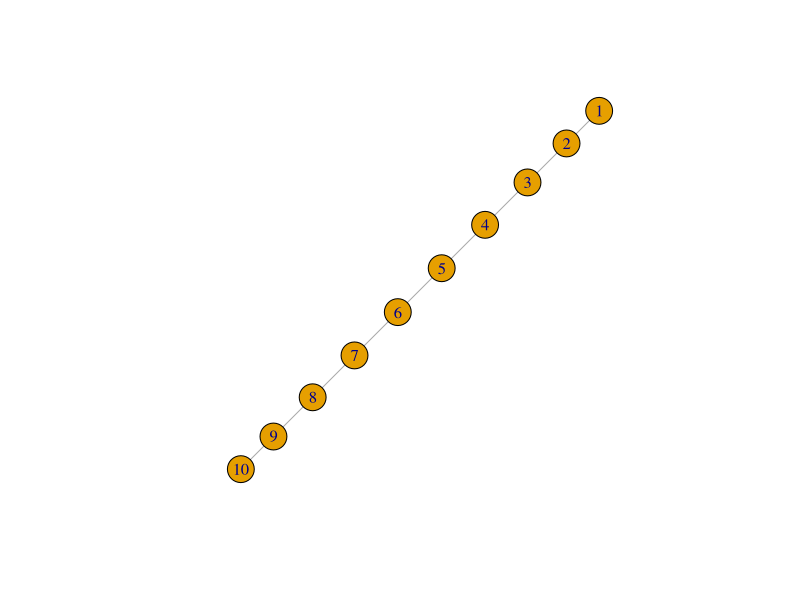
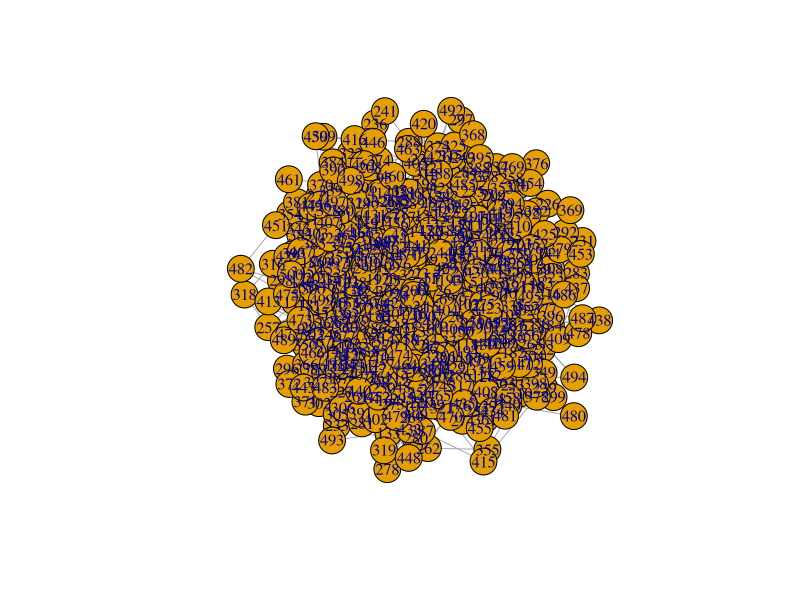
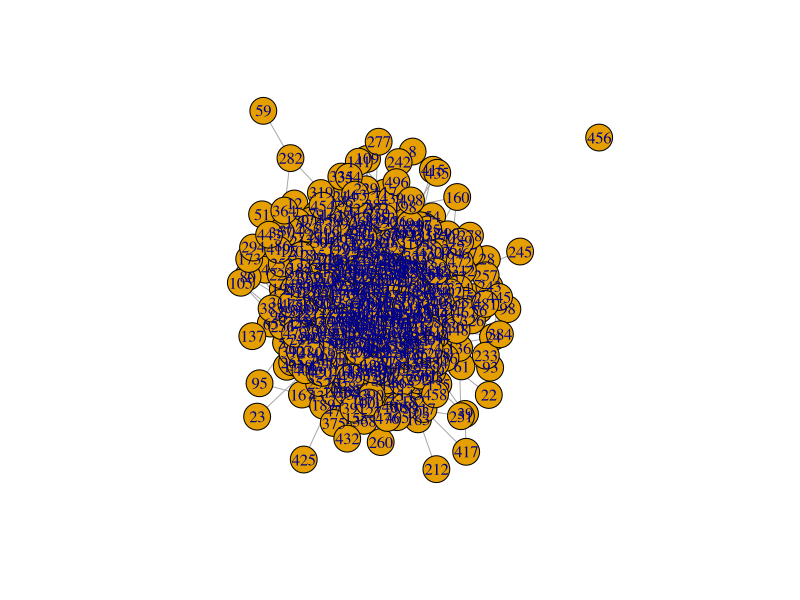
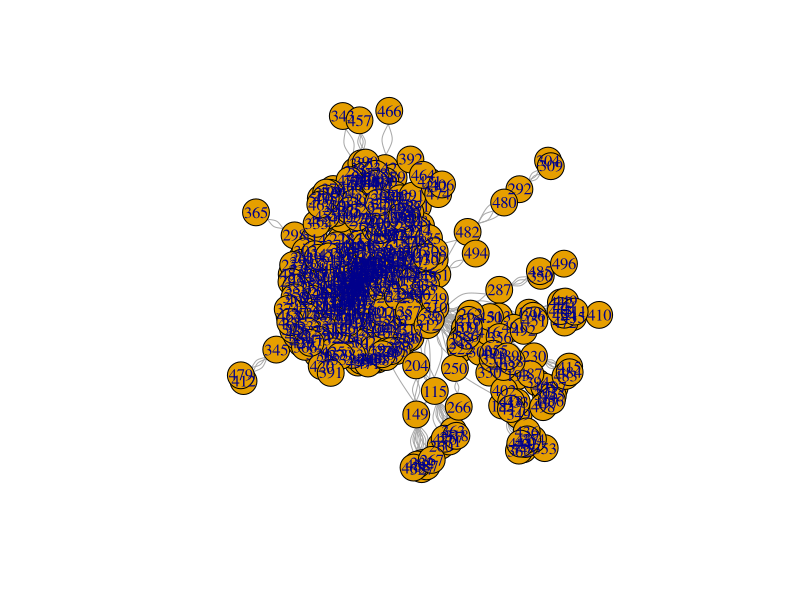
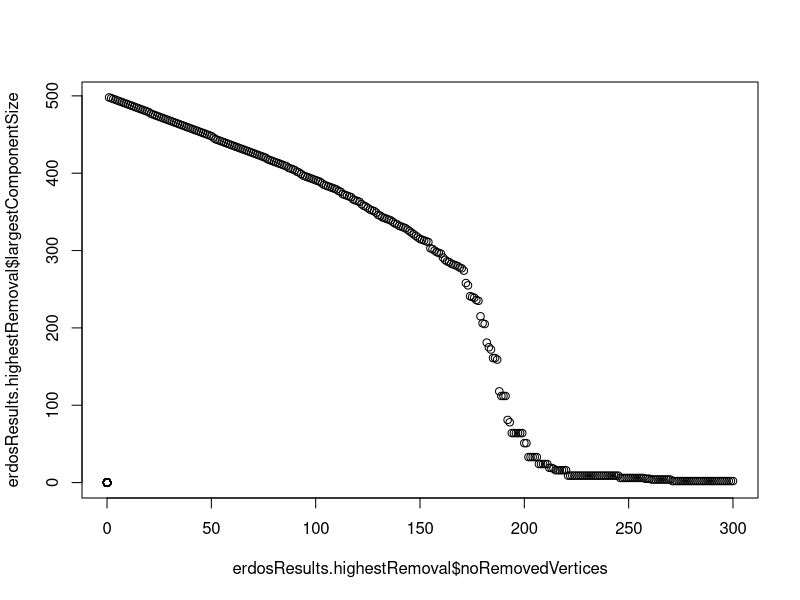
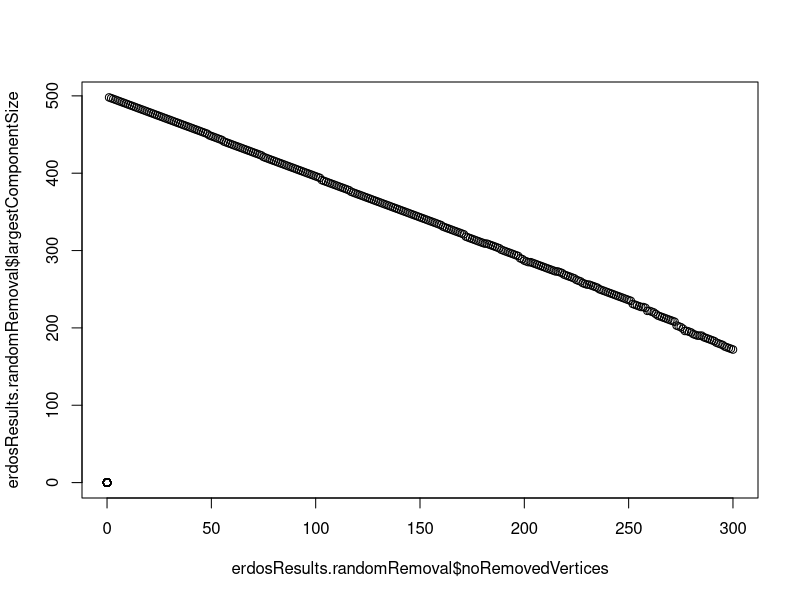
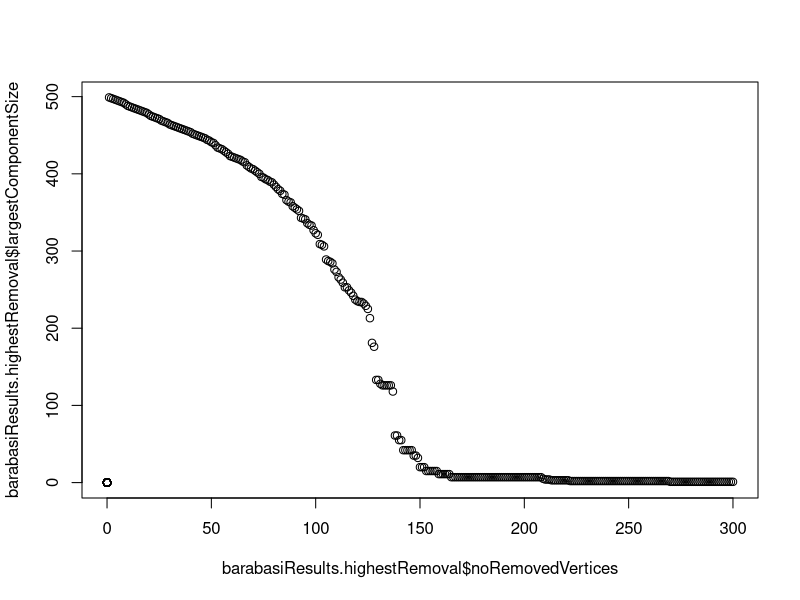
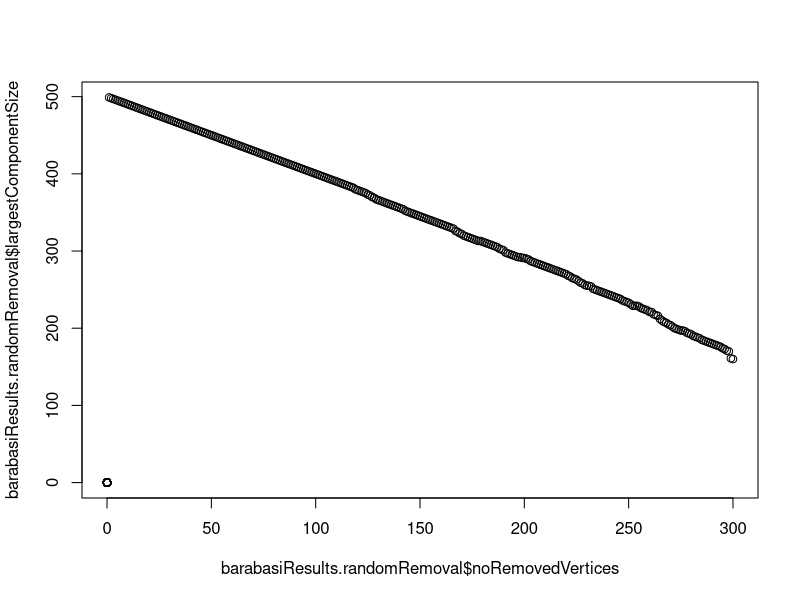

Source code (R) for these figures, in order:
install.packages('igraph')
library(igraph)

# 1. a)
s = cbind(1:9, 2:10)
startGraph = graph_from_edgelist(s, directed=F)
plot(startGraph)

barabasi = barabasi.game(500, m=3, directed=F, start.graph=startGraph)
plot(barabasi)
E(barabasi)

# 1. b)
erdos = erdos.renyi.game(500, 1479, type='gnm', directed=F, loops=F)
plot(erdos)
E(erdos)

# 1. c)
airportCsv = read.csv('USairport500.csv', sep=';')
airports = graph_from_data_frame(airportCsv, directed=F)
plot(airports)

# export graphs
write_graph(erdos, 'erdos_export', format='edgelist')
write_graph(barabasi, 'barabasi_export', format='edgelist')
write_graph(airports, 'airports_export', format='edgelist')

# 2. a)
# number of components
components(erdos)$no
components(barabasi)$no
components(airports)$no

# 2. b)
# size of the largest component
components(erdos)$csize[1]
components(barabasi)$csize[1]
components(airports)$csize[1]

# 2. c)
# mean distance
mean_distance(erdos)
mean_distance(barabasi)
mean_distance(airports)

# 2. d)
# mean degree
mean(degree(erdos))
mean(degree(barabasi))
mean(degree(airports))

# 3.
# erdos - highest degree node removal
erdosAttack = erdos
erdosSize = vcount(erdos)
noRemovedVertices = numeric(erdosSize)
noVertices = numeric(erdosSize)
noComponents = numeric(erdosSize)
largestComponentSize = numeric(erdosSize)
meanDistance = numeric(erdosSize)
meanDegree = numeric(erdosSize)

for (i in 1:300) {
  maxDegreeIndex = which.max(degree(erdosAttack))
  erdosAttack = delete_vertices(erdosAttack, V(erdosAttack)[maxDegreeIndex])
  
  noRemovedVertices[i] = i
  noVertices[i] = erdosSize - i
  noComponents[i] = components(erdosAttack)$no
  largestComponentSize[i] = max(components(erdosAttack)$csize)
  meanDistance[i] = mean_distance(erdosAttack)
  meanDegree[i] = mean(degree(erdosAttack))
}
erdosResults.highestRemoval = data.frame(noRemovedVertices, noVertices, noComponents, largestComponentSize, meanDistance, meanDegree)
# plot(erdosAttack, vertex.label=NA, vertex.size=5)
plot(x=erdosResults.highestRemoval$noRemovedVertices, y=erdosResults.highestRemoval$largestComponentSize)


# erdos - random node removal
erdosAttack = erdos
erdosSize = vcount(erdos)
noRemovedVertices = numeric(erdosSize)
noVertices = numeric(erdosSize)
noComponents = numeric(erdosSize)
largestComponentSize = numeric(erdosSize)
meanDistance = numeric(erdosSize)
meanDegree = numeric(erdosSize)

for (i in 1:300) {
  randomIndex = sample(1:(erdosSize - i + 1), 1)[1]
  erdosAttack = delete_vertices(erdosAttack, V(erdosAttack)[randomIndex])
  
  noRemovedVertices[i] = i
  noVertices[i] = erdosSize - i
  noComponents[i] = components(erdosAttack)$no
  largestComponentSize[i] = max(components(erdosAttack)$csize)
  meanDistance[i] = mean_distance(erdosAttack)
  meanDegree[i] = mean(degree(erdosAttack))
}
erdosResults.randomRemoval = data.frame(noRemovedVertices, noVertices, noComponents, largestComponentSize, meanDistance, meanDegree)
plot(x=erdosResults.randomRemoval$noRemovedVertices, y=erdosResults.randomRemoval$largestComponentSize)


# barabasi - highest degree node removal
barabasiAttack = barabasi
barabasiSize = vcount(barabasi)
noRemovedVertices = numeric(barabasiSize)
noVertices = numeric(barabasiSize)
noComponents = numeric(barabasiSize)
largestComponentSize = numeric(barabasiSize)
meanDistance = numeric(barabasiSize)
meanDegree = numeric(barabasiSize)

for (i in 1:300) {
  maxDegreeIndex = which.max(degree(barabasiAttack))
  barabasiAttack = delete_vertices(barabasiAttack, V(barabasiAttack)[maxDegreeIndex])
  
  noRemovedVertices[i] = i
  noVertices[i] = barabasiSize - i
  noComponents[i] = components(barabasiAttack)$no
  largestComponentSize[i] = max(components(barabasiAttack)$csize)
  meanDistance[i] = mean_distance(barabasiAttack)
  meanDegree[i] = mean(degree(barabasiAttack))
}
barabasiResults.highestRemoval = data.frame(noRemovedVertices, noVertices, noComponents, largestComponentSize, meanDistance, meanDegree)
# plot(barabasiAttack, vertex.label=NA, vertex.size=5)
plot(x=barabasiResults.highestRemoval$noRemovedVertices, y=barabasiResults.highestRemoval$largestComponentSize)


# barabasi - random node removal
barabasiAttack = barabasi
barabasiSize = vcount(barabasi)
noRemovedVertices = numeric(barabasiSize)
noVertices = numeric(barabasiSize)
noComponents = numeric(barabasiSize)
largestComponentSize = numeric(barabasiSize)
meanDistance = numeric(barabasiSize)
meanDegree = numeric(barabasiSize)

for (i in 1:300) {
  randomIndex = sample(1:(barabasiSize - i + 1), 1)[1]
  barabasiAttack = delete_vertices(barabasiAttack, V(barabasiAttack)[randomIndex])
  
  noRemovedVertices[i] = i
  noVertices[i] = barabasiSize - i
  noComponents[i] = components(barabasiAttack)$no
  largestComponentSize[i] = max(components(barabasiAttack)$csize)
  meanDistance[i] = mean_distance(barabasiAttack)
  meanDegree[i] = mean(degree(barabasiAttack))
}
barabasiResults.randomRemoval = data.frame(noRemovedVertices, noVertices, noComponents, largestComponentSize, meanDistance, meanDegree)
plot(x=barabasiResults.randomRemoval$noRemovedVertices, y=barabasiResults.randomRemoval$largestComponentSize)


# airports - highest degree node removal
airportsAttack = airports
airportsSize = vcount(airports)
noRemovedVertices = numeric(airportsSize)
noVertices = numeric(airportsSize)
noComponents = numeric(airportsSize)
largestComponentSize = numeric(airportsSize)
meanDistance = numeric(airportsSize)
meanDegree = numeric(airportsSize)

for (i in 1:300) {
  maxDegreeIndex = which.max(degree(airportsAttack))
  airportsAttack = delete_vertices(airportsAttack, V(airportsAttack)[maxDegreeIndex])
  
  noRemovedVertices[i] = i
  noVertices[i] = airportsSize - i
  noComponents[i] = components(airportsAttack)$no
  largestComponentSize[i] = max(components(airportsAttack)$csize)
  meanDistance[i] = mean_distance(airportsAttack)
  meanDegree[i] = mean(degree(airportsAttack))
}
airportsResults.highestRemoval = data.frame(noRemovedVertices, noVertices, noComponents, largestComponentSize, meanDistance, meanDegree)
# plot(airportsAttack, vertex.label=NA, vertex.size=5)
plot(x=airportsResults.highestRemoval$noRemovedVertices, y=airportsResults.highestRemoval$largestComponentSize)


# airports - random node removal
airportsAttack = airports
airportsSize = vcount(airports)
noRemovedVertices = numeric(airportsSize)
noVertices = numeric(airportsSize)
noComponents = numeric(airportsSize)
largestComponentSize = numeric(airportsSize)
meanDistance = numeric(airportsSize)
meanDegree = numeric(airportsSize)

for (i in 1:300) {
  randomIndex = sample(1:(airportsSize - i + 1), 1)[1]
  airportsAttack = delete_vertices(airportsAttack, V(airportsAttack)[randomIndex])
  
  noRemovedVertices[i] = i
  noVertices[i] = airportsSize - i
  noComponents[i] = components(airportsAttack)$no
  largestComponentSize[i] = max(components(airportsAttack)$csize)
  meanDistance[i] = mean_distance(airportsAttack)
  meanDegree[i] = mean(degree(airportsAttack))
}
airportsResults.randomRemoval = data.frame(noRemovedVertices, noVertices, noComponents, largestComponentSize, meanDistance, meanDegree)
plot(x=airportsResults.randomRemoval$noRemovedVertices, y=airportsResults.randomRemoval$largestComponentSize)



# add together
par(mfrow=c(3,3))

# plot erdos
plot(
  x=erdosResults.highestRemoval$noRemovedVertices,
  y=erdosResults.highestRemoval$largestComponentSize,
  col='red',
  xlab='Removed vertices',
  ylab='Largest component size'
)
points(x=erdosResults.randomRemoval$noRemovedVertices, y=erdosResults.randomRemoval$largestComponentSize, col='blue')
legend('bottomleft', legend=c('Highest degree removal', 'Random removal'), fill=c('red', 'blue'), cex=0.9, bty='n')

plot(
  x=erdosResults.highestRemoval$noRemovedVertices,
  y=erdosResults.highestRemoval$meanDistance,
  col='red',
  xlab='Removed vertices',
  ylab='Mean distance',
  main='Erdős–Rényi model'
)
points(x=erdosResults.randomRemoval$noRemovedVertices, y=erdosResults.randomRemoval$meanDistance, col='blue')

plot(
  x=erdosResults.highestRemoval$noRemovedVertices,
  y=erdosResults.highestRemoval$meanDegree,
  col='red',
  xlab='Removed vertices',
  ylab='Mean degree'
)
points(x=erdosResults.randomRemoval$noRemovedVertices, y=erdosResults.randomRemoval$meanDegree, col='blue')

# plot barabasi
plot(
  x=barabasiResults.highestRemoval$noRemovedVertices,
  y=barabasiResults.highestRemoval$largestComponentSize,
  col='red',
  xlab='Removed vertices',
  ylab='Largest component size'
)
points(x=barabasiResults.randomRemoval$noRemovedVertices, y=barabasiResults.randomRemoval$largestComponentSize, col='blue')

plot(
  x=barabasiResults.highestRemoval$noRemovedVertices,
  y=barabasiResults.highestRemoval$meanDistance,
  col='red',
  xlab='Removed vertices',
  ylab='Mean distance',
  main='Barabási–Albert model'
)
points(x=barabasiResults.randomRemoval$noRemovedVertices, y=barabasiResults.randomRemoval$meanDistance, col='blue')

plot(
  x=barabasiResults.highestRemoval$noRemovedVertices,
  y=barabasiResults.highestRemoval$meanDegree,
  col='red',
  xlab='Removed vertices',
  ylab='Mean degree'
)
points(x=barabasiResults.randomRemoval$noRemovedVertices, y=barabasiResults.randomRemoval$meanDegree, col='blue')

# plot USA airports
plot(
  x=airportsResults.highestRemoval$noRemovedVertices,
  y=airportsResults.highestRemoval$largestComponentSize,
  col='red',
  xlab='Removed vertices',
  ylab='Largest component size'
)
points(x=airportsResults.randomRemoval$noRemovedVertices, y=airportsResults.randomRemoval$largestComponentSize, col='blue')

plot(
  x=airportsResults.highestRemoval$noRemovedVertices,
  y=airportsResults.highestRemoval$meanDistance,
  col='red',
  xlab='Removed vertices',
  ylab='Mean distance',
  main='USA Airports 500'
)
points(x=airportsResults.randomRemoval$noRemovedVertices, y=airportsResults.randomRemoval$meanDistance, col='blue')

plot(
  x=airportsResults.highestRemoval$noRemovedVertices,
  y=airportsResults.highestRemoval$meanDegree,
  col='red',
  xlab='Removed vertices',
  ylab='Mean degree'
)
points(x=airportsResults.randomRemoval$noRemovedVertices, y=airportsResults.randomRemoval$meanDegree, col='blue')



